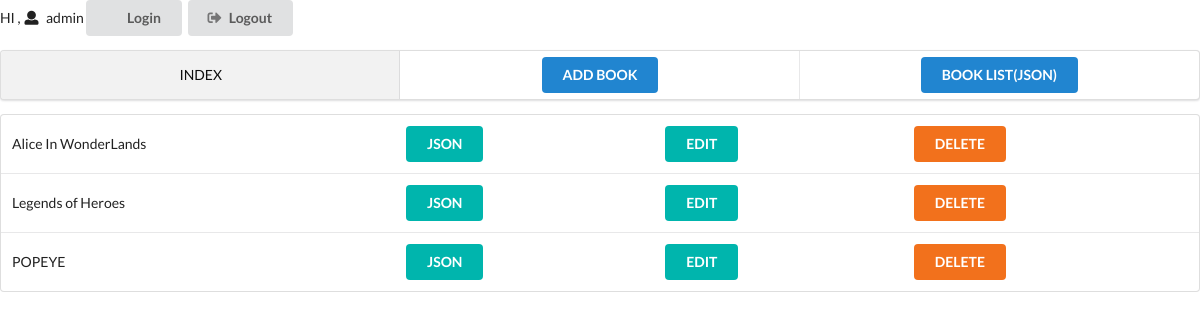
The app's page / (signed in) with its own data.
### portal/models.py (models this page shows, shortened)
class Book(models.Model):
	name = models.CharField(max_length=200)
	category = models.ForeignKey(BookCategory)
	author = models.CharField(max_length=200)
	remark = models.TextField(blank=True)
	created_date = models.DateTimeField(auto_now_add=True)
	last_update = models.DateTimeField(auto_now_add=True)
	active = models.BooleanField(default=None)

### portal/views.py (the view)
# urls.py: url(r'^$','portal.views.index', name='index'),
def index(request):
	books = Book.objects.filter(active=True)
	return render(request, 'story_index.html',{'books':books})

### portal/template/story_index.html
{% extends "base.html" %}
{% load staticfiles %}
{% block content %}
	<table class="ui table">
	{% for book in books %}
		<tr>
			<td>
				{{book.name}}
			</td>
			<td>
				<a href="/book/{{book.pk}}/">
					<button class="ui button teal">
						JSON
					</button>
				</a>
			</td>
			<td>
				<a href="/book/update/{{book.pk}}/">
					<button class="ui button teal">
						EDIT
					</button>
				</a>
			</td>
			<td>
				<a href="/book/delete/{{book.pk}}/">
					<button class="ui button orange">
						DELETE
					</button>
				</a>
			</td>
		</tr>
	{% endfor %}
	</table>
{% endblock %}

### portal/template/base.html (shortened to what this page needs)
{% load staticfiles %}
<!doctype html>
<html class="no-js" lang="">
    <head>
    	{% block header %}
		<link href='https://cdnjs.cloudflare.com/ajax/libs/semantic-ui/2.1.8/semantic.min.css' rel='stylesheet' type='text/css'>
		{% endblock %}
    </head>
<body>
{% if user %}
	HI , <i class="ui icon user"></i>
			{{user.username}}
			<a href="/login/"><button class="ui button"><i class="ui icon login"></i>Login</button></a>
			<a href="/logout/"><button class="ui button"><i class="ui icon logout"></i>Logout</button></a>
{% else %}
	Please Login <a href="/login/">Login</a>
{% endif %}
<div class="ui three item menu">
  <a class="active item" href="/">INDEX</a>
  <a class="item" href="/book/add/">
	  	<div class="ui primary button">
	  		ADD BOOK
	  	</div>
  </a>
  <a class="item" href="/books/">
	  	<div class="ui primary button">
	  		BOOK LIST(JSON)
	  	</div>
  </a>
</div>
{% block content %}
{% endblock %}
</body>
</html>

### records on screen
Book: name "Alice In WonderLands"
Book: name "Legends of Heroes"
Book: name "POPEYE"

### other values on screen
{{ user.username }} "admin"
